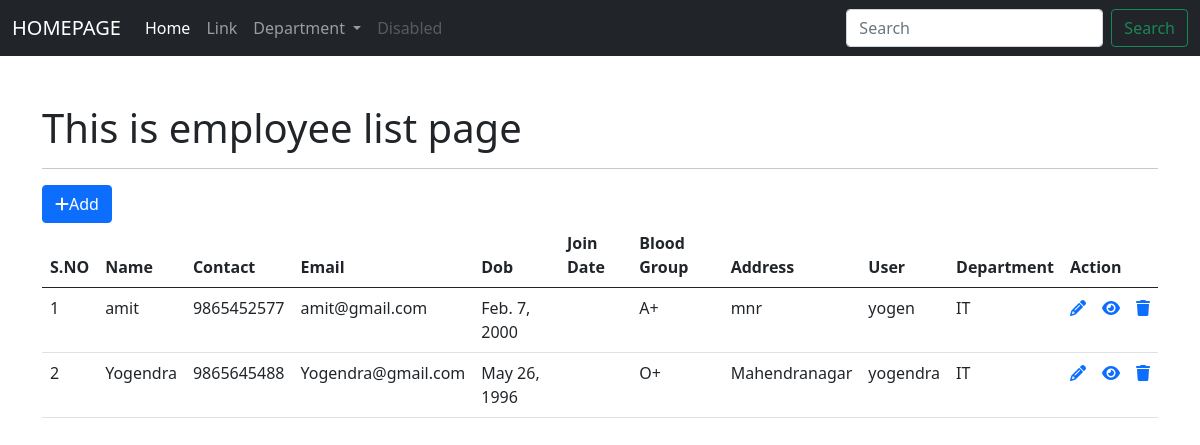
Before: /employee/employees/ (signed in) with the older database file.
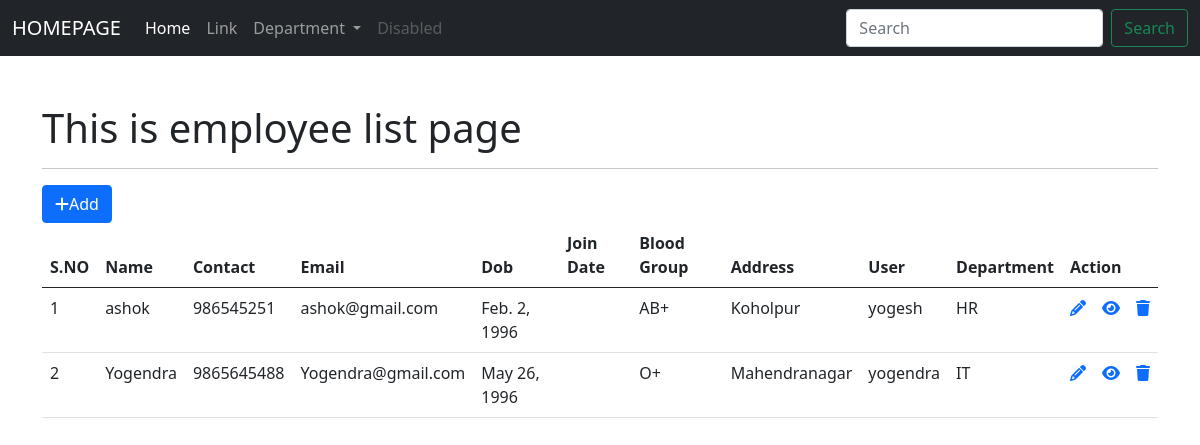
After: the same page with the newer database file.
### app_employeewebsite/models.py (models this page shows, shortened)
class Employee(models.Model):
    full_name = models.CharField(max_length=255)
    contact = models.CharField(max_length=255)
    email = models.EmailField()
    dob = models.DateField()
    join_date = models.DateField()
    gender = models.CharField(max_length=255)
    blood_group = models.CharField(max_length=255)
    address = models.CharField(max_length=255)
    user = models.ForeignKey(User, on_delete=models.CASCADE)
    department = models.ForeignKey(Department,on_delete=models.CASCADE)
    class Meta:
        db_table = 'app_employee'

class Department(models.Model):
    department_name = models.CharField(max_length=255)
    short_name = models.CharField(max_length=255, null=True, blank=True)
    status = models.BooleanField(default=True)
    def __str__(self):
        return self.short_name
    class Meta:
        db_table = "app_department"

### app_employeewebsite/views.py (the view)
# urls.py: path('employees/', views.employee_index, name = 'emp-index'),
@login_required(login_url= 'user_login')
def employee_index(request):
    employee_list = Employee.objects.all()
    context = {"data": employee_list}
    return render(request, 'employees/index_employee.html', context)

### templates/employees/index_employee.html (shortened to what this page needs)
{% extends 'layouts/master.html' %}
{% block custom_css %}
<link rel="stylesheet" href="https://cdnjs.cloudflare.com/ajax/libs/font-awesome/6.3.0/css/all.min.css" />
{% endblock %}
{% block content %}
<div class="container mt-5">
    <h1>This is employee list page</h1>
    <hr>
    <a href="{% url 'emp-add' %}" class="btn btn-primary"><i class="fa-solid fa-plus"></i>Add</a>
    <table class="table table-striped-columns table-hover">
        <thead>
            <tr>
                <th>S.NO</th>
                <th>Name</th>
                <th>Contact</th>
                <th>Email</th>
                <th>Dob</th>
                <th>Join Date</th>
                <th>Blood Group</th>
                <th>Address</th>
                <th>User</th>
                <th>Department</th>
                <th colspan="3">Action</th>
            </tr>
        </thead>
        <tbody>
            {% for val in data %}
            <tr>
                <td>{{ forloop.counter }}</td>
                <td>{{ val.full_name }}</td>
                <td>{{ val.contact }}</td>
                <td>{{ val.email }}</td>
                <td>{{ val.dob }}</td>
                <td> {{ join_date }} </td>
                <td> {{ val.blood_group }} </td>
                <td> {{ val.address }} </td>
                <td> {{ val.user }} </td>
                <td>{{ val.department }}</td>
                <td><a href="{% url 'emp-edit' val.id %}"><i class="fa-solid fa-pencil"></i></a></td>
                <td><a href="{% url 'emp-show' val.id %}"><i class="fa-solid fa-eye"></i></a></td>
                <td><a href="{% url 'emp-delete' val.id %}"><i class="fa-solid fa-trash"></i></a></td>
            </tr>
            {% endfor %}
        </tbody>
    </table>
</div>
{% endblock %}

Changed rows visible on the page:
changed Employee: full_name "amit" → "ashok"; contact "9865452577" → "986545251"; email "amit@gmail.com" → "ashok@gmail.com"; dob "Feb. 7, 2000" → "Feb. 2, 1996"; blood_group "A+" → "AB+"; address "mnr" → "Koholpur"; user "yogen" → "yogesh"; department "IT" → "HR"
